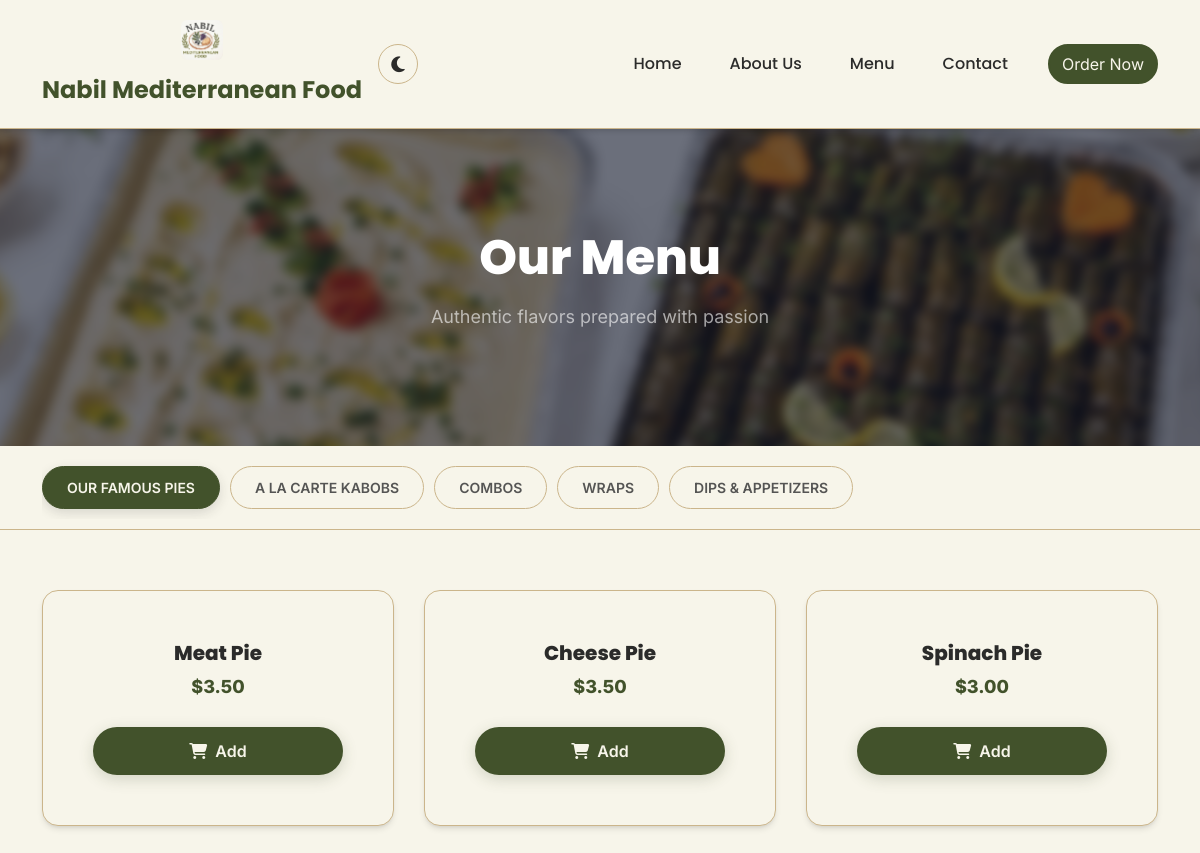
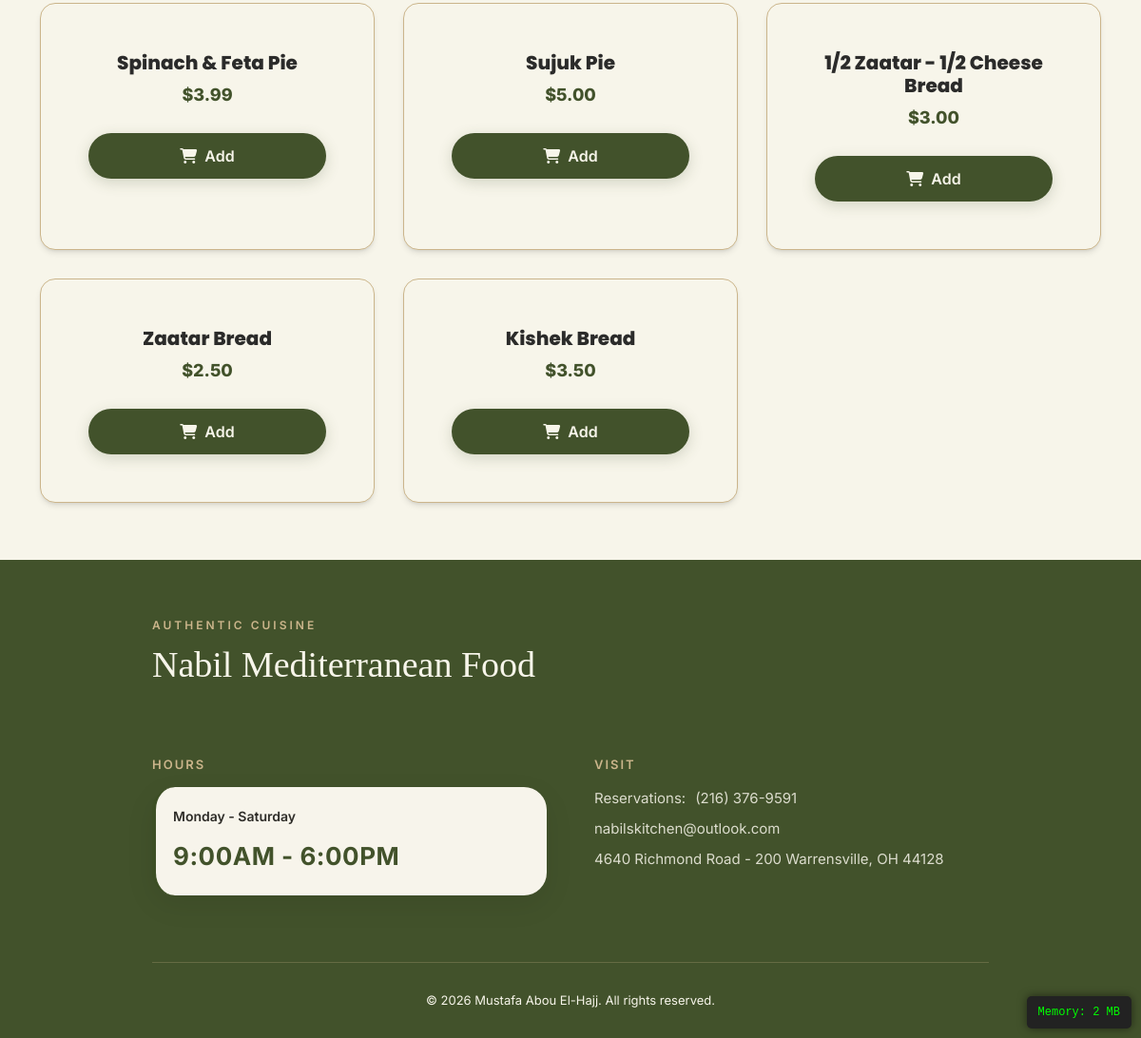
The page /menu on the database its author committed (2 pictures, top to bottom).
### tables this page shows
CREATE TABLE `settings` (
  `id` int(11) NOT NULL,
  `restaurant_name` varchar(255) NOT NULL,
  `restaurant_logo` varchar(255) DEFAULT NULL,
  `restaurant_email` varchar(255) DEFAULT NULL,
  `restaurant_phone` varchar(50) DEFAULT NULL,
  `restaurant_address` text DEFAULT NULL,
  `restaurant_maps` text DEFAULT NULL,
  `restaurant_description` text DEFAULT NULL,
  `opening_hours` varchar(255) DEFAULT NULL,
  `opening_title` varchar(255) DEFAULT 'Open Daily',
  `home_bg` varchar(255) DEFAULT 'assets/images/admin/bgs/home-bg.jpg',
  `menu_bg` varchar(255) DEFAULT 'assets/images/admin/bgs/menu-bg.jpg',
  `contact_bg` varchar(255) DEFAULT NULL,
  `whatsapp_number` varchar(50) DEFAULT NULL,
  `instagram_url` varchar(255) DEFAULT NULL,
  `facebook_url` varchar(255) DEFAULT NULL,
  `chat_id` bigint(255) NOT NULL,
  `bot_token` text NOT NULL,
  `country_code` varchar(10) NOT NULL,
  `order_method` varchar(50) DEFAULT 'whatsapp',
  `show_cart` tinyint(1) NOT NULL DEFAULT 1,
  `banner1_t1` varchar(255) DEFAULT 'THANK YOU FOR SUPPORTING LOCAL',
  `banner1_t2` varchar(255) DEFAULT 'Made with fresh ingredients & lots of love',
  `banner1_t3` varchar(255) DEFAULT 'AUTHENTIC MEDITERRANEAN FLAVOR',
  `banner2_t1` varchar(255) DEFAULT 'FRESH INGREDIENTS',
  `banner2_t2` varchar(255) DEFAULT 'MADE DAILY',
  `banner2_t3` varchar(255) DEFAULT 'AUTHENTIC RECIPES',
  `banner2_t4` varchar(255) DEFAULT 'MADE WITH LOVE',
  `about_title` varchar(255) DEFAULT 'Flavors Crafted With Heritage & Love',
  `about_subtitle` varchar(255) DEFAULT 'Our Legacy',
  `about_desc1` text DEFAULT NULL,
  `about_desc2` text DEFAULT NULL,
  `about_image` varchar(255) DEFAULT 'assets/images/admin/bgs/about_story.png',
  `about_chef_image` varchar(255) DEFAULT 'assets/images/admin/bgs/about_chef.png',
  `about_chef_title` varchar(255) DEFAULT 'The Passion Behind the Plate',
  `about_chef_subtitle` varchar(255) DEFAULT 'Handcrafted Culinary Artistry',
  `about_chef_name` varchar(255) DEFAULT 'Nabil',
  `about_chef_bio1` text DEFAULT NULL,
  `about_chef_bio2` text DEFAULT NULL,
  `about_years` varchar(50) DEFAULT '15+',
  `about_years_label` varchar(255) DEFAULT 'Years of Tradition',
  `about_bg` varchar(255) DEFAULT 'assets/images/admin/bgs/hero-bg.jpg',
  `values_title` varchar(255) DEFAULT 'What We Stand For',
  `values_subtitle` varchar(255) DEFAULT 'Our Principles',
  `values_desc` text DEFAULT NULL,
  `value1_icon` varchar(100) DEFAULT 'fas fa-seedling',
  `value1_title` varchar(255) DEFAULT '100% Fresh Daily',
  `value1_desc` text DEFAULT NULL,
  `value2_icon` varchar(100) DEFAULT 'fas fa-scroll',
  `value2_title` varchar(255) DEFAULT 'Authentic Recipes',
  `value2_desc` text DEFAULT NULL,
  `value3_icon` varchar(100) DEFAULT 'fas fa-heart',
  `value3_title` varchar(255) DEFAULT 'Prepared With Love',
  `value3_desc` text DEFAULT NULL,
  `value4_icon` varchar(100) DEFAULT 'fas fa-hands-helping',
  `value4_title` varchar(255) DEFAULT 'Warm Hospitality',
  `value4_desc` text DEFAULT NULL
);

CREATE TABLE `categories` (
  `cat_id` int(11) NOT NULL,
  `cat_name` text NOT NULL,
  `cat_picture` text NOT NULL,
  `cat_icon` text DEFAULT NULL,
  `Order` int(11) NOT NULL,
  `cat_footer` text DEFAULT NULL,
  `cat_footer_bottom` text DEFAULT NULL
);

CREATE TABLE `items` (
  `item_id` int(11) NOT NULL,
  `item_name` text NOT NULL,
  `item_category` text NOT NULL,
  `Ingredients` text NOT NULL,
  `item_pic` text NOT NULL,
  `Order` int(11) NOT NULL DEFAULT 0,
  `item_priceusd` double NOT NULL,
  `price_suffix` varchar(20) DEFAULT ''
);

### includes/connection.php (called while the page is built, shortened)
<?php
$docRoot = str_replace('\\', '/', realpath($_SERVER['DOCUMENT_ROOT']));
$projectRoot = str_replace('\\', '/', realpath(dirname(__DIR__)));
$docRootLower = strtolower($docRoot);
$projectRootLower = strtolower($projectRoot);
if (strpos($projectRootLower, $docRootLower) === 0) {
    $relativePath = substr($projectRoot, strlen($docRoot));
    $BASE_URL = '/' . trim($relativePath, '/') . '/';
    if ($BASE_URL === '//') {
        $BASE_URL = '/';
    }
} else {
    $BASE_URL = '/' . basename($projectRoot) . '/';
}
include_once __DIR__ . '/auth.php';
?>

### includes/auth.php (called while the page is built, shortened)
<?php
if (!function_exists('get_settings')) {
    function get_settings(): ?array
    {
        global $conn;
        if (!isset($_SESSION['settings_cache']) || $_SESSION['settings_cache_expires'] < time()) {
            $result = $conn->query("SELECT * FROM settings LIMIT 1");
        }
        return $_SESSION['settings_cache'];
    }
}

### menu.php (the view, shortened to what this page needs)
<?php
include "includes/connection.php";
$settings = get_settings();
$current_cat = isset($_GET['category']) ? $_GET['category'] : '';
if (empty($current_cat)) {
    $firstCatQuery = "SELECT cat_name FROM categories ORDER BY `Order` ASC LIMIT 1";
    $firstCatResult = $conn->query($firstCatQuery);
    if ($firstCatResult && $firstCatResult->num_rows > 0) {
        $firstCat = $firstCatResult->fetch_assoc();
        $current_cat = $firstCat['cat_name'];
    }
}
?>
<?php include 'includes/header.php' ?>
<link rel="stylesheet" href="assets/css/menu.css">
<section class="menu-header">
    <div class="menu-header-bg" style="background-image: url('<?php echo htmlspecialchars($settings['menu_bg'] ?? 'assets/images/admin/bgs/menu-bg.jpg'); ?>');"></div>
    <div class="menu-header-overlay"></div>
    <div class="container">
        <h1>Our Menu</h1>
        <p>Authentic flavors prepared with passion</p>
    </div>
</section>
<div class="category-tabs-wrapper">
    <div class="container">
        <div class="category-tabs">
            <?php
            $catSql = "SELECT * FROM categories ORDER BY `Order` ASC";
            $catResult = $conn->query($catSql);
            if ($catResult && $catResult->num_rows > 0) {
                while($cat = $catResult->fetch_assoc()) {
                    $isActive = ($current_cat == $cat['cat_name']) ? 'active' : '';
                    $iconSrc = !empty($cat['cat_icon']) && filter_var($cat['cat_icon'], FILTER_VALIDATE_URL) === false
                        ? htmlspecialchars($cat['cat_icon'])
                        : '';
                    $iconHtml = !empty($iconSrc) ? '<img src="'.$iconSrc.'" class="category-icon" alt="">' : '';
                    echo '<a href="menu?category='.urlencode($cat['cat_name']).'" class="category-tab '.$isActive.'">'.$iconHtml.'<span>'.htmlspecialchars($cat['cat_name']).'</span></a>';
                }
            }
            ?>
        </div>
    </div>
</div>
<section class="menu-content">
    <div class="container">
        <div class="menu-grid">
            <?php
            if (!empty($current_cat)) {
                $stmt = $conn->prepare("SELECT * FROM items WHERE item_category = ? ORDER BY `Order` ASC");
                $stmt->bind_param("s", $current_cat);
                $stmt->execute();
                $result = $stmt->get_result();
                if ($result && $result->num_rows > 0) {
                    $items = [];
                    while($item = $result->fetch_assoc()) {
                        $items[] = $item;
                    }
                    foreach($items as $item) {
                        ?>
                        <div class="menu-card"
                             data-id="<?php echo $item['item_id']; ?>"
                             data-name="<?php echo htmlspecialchars($item['item_name']); ?>"
                             data-category="<?php echo htmlspecialchars($item['item_category']); ?>"
                             data-price-usd="<?php echo $item['item_priceusd']; ?>"
                             data-price-suffix="<?php echo htmlspecialchars($item['price_suffix'] ?? ''); ?>">
                            <div class="menu-card-body">
                                <div onclick="openQuickView(this)" style="cursor: pointer; display: block;">
                                <h3 class="menu-card-title"><?php echo htmlspecialchars($item['item_name']); ?></h3>
                                </div>
                                <div class="menu-card-price">
                                    <?php
                                    $usd_price = $item['item_priceusd'] > 0 ? '$' . number_format($item['item_priceusd'], 2) : '';
                                    ?>
                                    <span class="price-usd"><?php echo $usd_price; ?></span>
                                </div>
                                <?php if (!isset($settings['show_cart']) || (string)$settings['show_cart'] === '1'): ?>
                                    <div class="cart-controls" onclick="event.stopPropagation();">
                                    </div>
                                <?php endif; ?>
                            </div>
                        </div>
                        <?php
                    }
                } else {
                    echo '<div class="col-12 no-items"><h3>No items found in this category.</h3></div>';
                }
            } else {
                echo '<div class="col-12 no-items"><h3>Please select a category.</h3></div>';
            }
            ?>
        </div>
    </div>
</section>
<?php include 'includes/footer.php' ?>

### includes/header.php (shortened to what this page needs)
<?php
include "connection.php";
$settings = get_settings();
$restaurantName = $settings['restaurant_name'] ?? 'Restaurant Menu';
$restaurantLogo = $settings['restaurant_logo'] ?? '';
?>
<!DOCTYPE html>
<html lang="en">
<head>
    <link href="https://cdn.jsdelivr.net/npm/bootstrap@5.3.2/dist/css/bootstrap.min.css" rel="stylesheet">
    <link rel="stylesheet" href="https://cdnjs.cloudflare.com/ajax/libs/font-awesome/6.4.0/css/all.min.css">
    <link rel="stylesheet" href="<?php echo $BASE_URL; ?>assets/css/header.css">
    <link rel="stylesheet" href="<?php echo $BASE_URL; ?>assets/css/theme.css">
</head>
<body>
    <nav class="navbar navbar-expand-lg">
        <div class="container d-flex align-items-center justify-content-between position-relative">
            <a class="navbar-brand centered-brand d-flex flex-column align-items-center" href="<?php echo $BASE_URL; ?>index">
                <img src="<?php echo $BASE_URL . htmlspecialchars($restaurantLogo); ?>" alt="Logo">
                <span class="brand-name"><?php echo htmlspecialchars($restaurantName); ?></span>
            </a>
            <div class="header-controls d-flex align-items-center gap-2 gap-md-3">
                <div class="theme-toggle" id="theme-toggle" title="Toggle Dark/Light Mode">
                    <i class="fas fa-moon"></i>
                </div>
            </div>
            <div class="collapse navbar-collapse" id="navbarNav">
                <ul class="navbar-nav ms-auto align-items-center">
                    <li class="nav-item"><a class="nav-link" href="<?php echo $BASE_URL; ?>index">Home</a></li>
                    <li class="nav-item"><a class="nav-link" href="<?php echo $BASE_URL; ?>about">About Us</a></li>
                    <li class="nav-item"><a class="nav-link" href="<?php echo $BASE_URL; ?>menu">Menu</a></li>
                    <li class="nav-item"><a class="nav-link" href="<?php echo $BASE_URL; ?>contact">Contact</a></li>
                    <li class="nav-item">
                        <a href="<?php echo $BASE_URL; ?>menu" class="btn btn-order ms-lg-3">
                            Order Now
                        </a>
                    </li>
                </ul>
            </div>
        </div>
    </nav>
    <main>

### includes/footer.php (shortened to what this page needs)
</main>
    <link rel="stylesheet" href="<?php echo $BASE_URL; ?>assets/css/footer.css?v=<?php echo time(); ?>">
    <footer class="site-footer">
        <div class="footer-inner">
            <div class="footer-widget brand-widget">
                <span class="footer-pre-title">AUTHENTIC CUISINE</span>
                <h2 class="footer-title"><?php echo htmlspecialchars($settings['restaurant_name'] ?? 'Lebanese Kitchen'); ?></h2>
            </div>
            <div class="footer-widget">
                <h4 class="widget-title">HOURS</h4>
                <div class="hours-list">
                    <span class="day-time"><?php echo htmlspecialchars($settings['opening_title'] ?? 'Opens Daily'); ?></span>
                    <span class="day-time"><?php echo htmlspecialchars($settings['opening_hours'] ?? '12:00a.m. - 12:00p.m.'); ?></span>
                </div>
            </div>
            <div class="footer-widget">
                <h4 class="widget-title">VISIT</h4>
                <div class="visit-list">
                    <span class="contact-item">Reservations: <a href="tel:<?php echo htmlspecialchars($settings['restaurant_phone'] ?? ''); ?>"><?php echo htmlspecialchars($settings['restaurant_phone'] ?? ''); ?></a></span>
                    <?php if (!empty($settings['restaurant_email'])): ?>
                    <span class="contact-item"><a href="mailto:<?php echo htmlspecialchars($settings['restaurant_email']); ?>"><?php echo htmlspecialchars($settings['restaurant_email']); ?></a></span>
                    <?php endif; ?>
                    <span class="contact-item"><?php echo htmlspecialchars($settings['restaurant_address'] ?? 'Lebanon'); ?></span>
                </div>
            </div>
            <div class="footer-bottom">
                <p class="copyright">&copy; <?php echo date('Y'); ?> Mustafa Abou El-Hajj. All rights reserved.</p>
            </div>
        </div>
        <?php
        $mem_usage = round(memory_get_peak_usage(true) / 1024 / 1024, 2);
        ?>
        <div style="
            position: fixed;
            bottom: 10px;
            right: 10px;
            background: #222;
            color: #00ff00;
            padding: 8px 12px;
            border-radius: 5px;
            font-family: monospace;
            font-size: 12px;
            z-index: 99999;
            box-shadow: 0 0 10px rgba(0,0,0,0.5);
        ">
            Memory: <?php echo $mem_usage; ?> MB
        </div>
    </footer>
</body>

### rows shown on the page
settings: restaurant_logo (picture), restaurant_name "Nabil Mediterranean Food", menu_bg (picture), opening_title "Monday - Saturday", opening_hours "9:00AM - 6:00PM", restaurant_phone "(216) 376-9591", restaurant_email "nabilskitchen@outlook.com", restaurant_address "4640 Richmond Road - 200 Warrensville, OH 44128"
categories: cat_name "OUR FAMOUS PIES"
categories: cat_name "A LA CARTE KABOBS"
categories: cat_name "COMBOS"
categories: cat_name "WRAPS"
categories: cat_name "DIPS & APPETIZERS"
items: item_name "Meat Pie", usd_price "$3.50"
items: item_name "Cheese Pie", usd_price "$3.50"
items: item_name "Spinach Pie", usd_price "$3.00"
items: item_name "Spinach & Feta Pie", usd_price "$3.99"
items: item_name "Sujuk Pie", usd_price "$5.00"
items: item_name "1/2 Zaatar - 1/2 Cheese Bread", usd_price "$3.00"
items: item_name "Zaatar Bread", usd_price "$2.50"
items: item_name "Kishek Bread", usd_price "$3.50"

### other values the page prints
$mem_usage "2"
